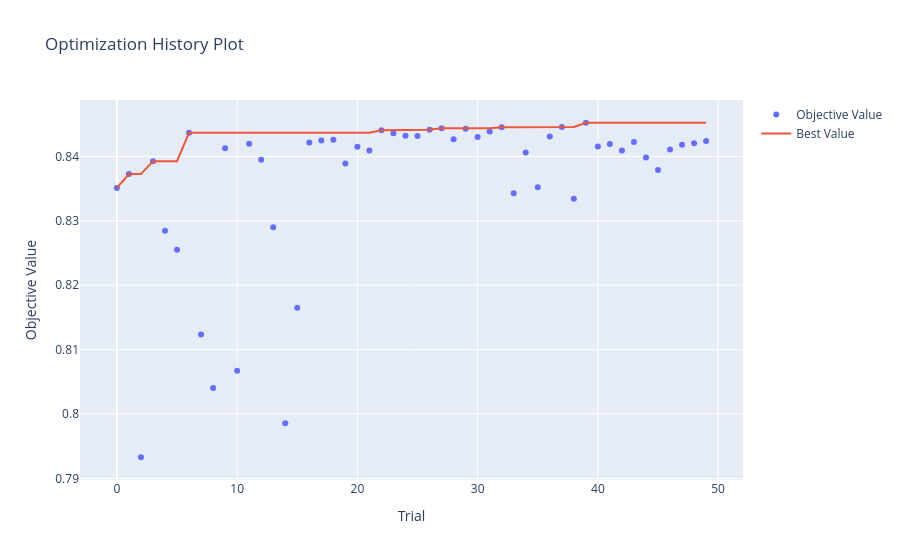

Notebook source saved alongside this figure:
### Markdown cell above
## Optuna Visualisations

### Code cell
# optimization history plot
optuna.visualization.plot_optimization_history(study)
